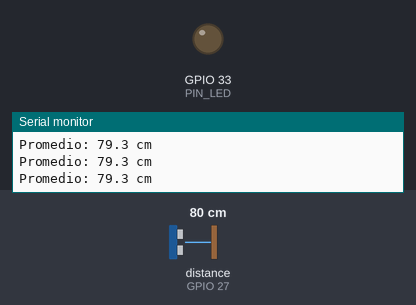
A sketch run on a simulated ESP32. Shown: output pins drawn as LEDs (lit = HIGH), the last lines printed to the serial monitor. Wiring (inferred from the names in the program): ultrasonic range finder: trigger GPIO 26; echo GPIO 27. The inputs (shaded band) are chosen by the test bench; at power-on: distance to the obstacle (sensor on GPIO 27) 80 cm. The echo pulse lasts 58.3 µs per cm; pins used as bus, display or sensor lines are not drawn.

Above: at 5.2 s.
5.3 s: distance to the obstacle (sensor on GPIO 27) set to 7 cm
8.3 s: distance to the obstacle (sensor on GPIO 27) set to 4 cm
At 9.9 s:
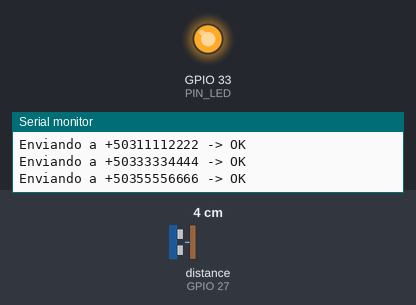
Timing chart, 0 to 11.4 s (numbered marks = the images above; inputs shaded):
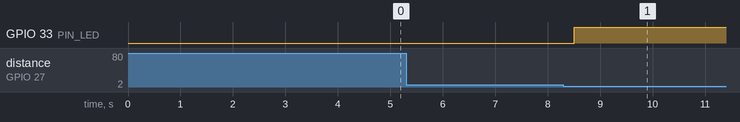

Measured:
- the behaviour switches between 6 and 5 cm on distance to the obstacle (sensor on GPIO 27) (found by bisection; images 0 and 1)

The sketch:

sis_alerta_inundaciones.ino
```cpp
#define TINY_GSM_MODEM_SIM800
#include <TinyGsmClient.h>

// --- 1. DESTINATARIOS DE SMS ---
const char* NUMEROS_DESTINO[] = {
  "+50311112222", // Número 1
  "+50333334444", // Número 2 (Opcional)
  "+50355556666"  // Número 3 (Opcional)
};
const int TOTAL_DESTINOS = sizeof(NUMEROS_DESTINO) / sizeof(NUMEROS_DESTINO[0]);

// Configuración del puerto serie para el SIM800
HardwareSerial SerialGSM(1);
TinyGsm modem(SerialGSM);

// Definiendo pines a utilizar del ESP32
#define SIM800_RX 16
#define SIM800_TX 17
#define PIN_TRIG 26
#define PIN_ECHO 27
#define PIN_LED 33

// Definiendo limites y tiempos de respuestas
#define DISTANCIA_ALERTA 20
#define DISTANCIA_MAXIMA 400
#define DISTANCIA_MINIMA 2
#define NUMERO_LECTURAS 5
#define LECTURAS_CONSECUTIVAS 3
#define TIMEOUT_SENSOR 30000
#define INTERVALO_LECTURA 500

// Declarando las variables globales
float lecturas[NUMERO_LECTURAS];
int indice_lectura = 0;
int contador_alarma = 0;
bool alarma_activa = false;
float ultima_distancia = 0;
float ultimo_promedio = 0;
unsigned long ultima_lectura = 0;

// Declarando funciones
void inicializarModem();
void enviarSMS(String mensaje);
float medirDistancia();
void procesarLectura(float distancia);
float calcularPromedio();
void activarAlarma();
void desactivarAlarma();

void setup() {
  Serial.begin(115200);
  delay(1000);

  pinMode(PIN_TRIG, OUTPUT);
  pinMode(PIN_ECHO, INPUT);
  pinMode(PIN_LED, OUTPUT);
  digitalWrite(PIN_LED, LOW);

  Serial.println("Sistema de alarma de inundaciones (Modo SMS) iniciado");

  // Inicializar array de lecturas
  for (int i = 0; i < NUMERO_LECTURAS; i++) {
    lecturas[i] = -1;
  }

  inicializarModem();

  Serial.println("\nSistema iniciado y vigilando\n");
}

void loop() {
  // Lógica del sensor ultrasónico
  unsigned long t = millis();
  if (t - ultima_lectura >= INTERVALO_LECTURA) {
    ultima_lectura = t;
    float distancia = medirDistancia();

    if (distancia > 0) {
      procesarLectura(distancia);
      ultima_distancia = distancia;
    } else {
      Serial.println("Lectura inválida o fuera de rango");
    }
  }
}

// Función para inicializar y esperar la red GSM
void inicializarModem() {
  Serial.println("\nIniciando configuración del módem SIM800...");

  // Iniciar puerto serial del GSM
  SerialGSM.begin(9600, SERIAL_8N1, SIM800_RX, SIM800_TX);
  delay(3000);

  Serial.println("Reiniciando módem...");
  modem.restart();
  String modemInfo = modem.getModemInfo();
  Serial.print("Info del Modem: ");
  Serial.println(modemInfo);

  Serial.print("Esperando red GSM (2G)...");
  if (!modem.waitForNetwork()) {
    Serial.println(" fallo. No se detectó red GSM.");
    return;
  }
  Serial.println(" Red detectada.");
}

// Función que recorre la lista de números y envía el SMS
void enviarSMS(String mensaje) {
  Serial.println("--- Iniciando envío de SMS a múltiples números ---");
  for (int i = 0; i < TOTAL_DESTINOS; i++) {
    const char* numero = NUMEROS_DESTINO[i];

    Serial.print("Enviando a ");
    Serial.print(numero);

    bool enviado = modem.sendSMS(numero, mensaje);

    if (enviado) {
      Serial.println(" -> OK");
    } else {
      Serial.println(" -> FALLÓ (Saldo o cobertura).");
    }
    delay(500); // Pequeña pausa entre envíos
  }
}

// Función que obtiene la distancia
float medirDistancia() {
  digitalWrite(PIN_TRIG, LOW);
  delayMicroseconds(2);
  digitalWrite(PIN_TRIG, HIGH);
  delayMicroseconds(10);
  digitalWrite(PIN_TRIG, LOW);

  long duracion = pulseIn(PIN_ECHO, HIGH, TIMEOUT_SENSOR);
  if (duracion == 0) {
    return -1;
  }
  float distancia = duracion * 0.034 / 2;
  if (distancia < DISTANCIA_MINIMA || distancia > DISTANCIA_MAXIMA) {
    return -1;
  }
  return distancia;
}

// Función que sirve para procesar las lecturas
void procesarLectura(float distancia) {
  // Lógica de promedio, idéntica a la versión anterior para estabilidad
  lecturas[indice_lectura] = distancia;
  indice_lectura = (indice_lectura + 1) % NUMERO_LECTURAS;
  float promedio = calcularPromedio();

  if (promedio > 0) {
    ultimo_promedio = promedio;
    Serial.print("Promedio: ");
    Serial.print(promedio, 1);
    Serial.println(" cm");
  }


  if (promedio > 0 && promedio <= DISTANCIA_ALERTA) {
    contador_alarma++;

    if (contador_alarma >= LECTURAS_CONSECUTIVAS && !alarma_activa) {
      activarAlarma();
    }
  } else {
    if (contador_alarma > 0) {
      contador_alarma--;
    }
    if (contador_alarma == 0 && alarma_activa) {
      desactivarAlarma();
    }
  }
}

// Función para calcular el promedio (sin cambios)
float calcularPromedio() {
  float suma = 0;
  int validas = 0;

  for (int i = 0; i < NUMERO_LECTURAS; i++) {
    if (lecturas[i] > 0) {
      suma += lecturas[i];
      validas++;
    }
  }
  return (validas == 0) ? -1 : (suma / validas);
}

// Función para activar alarma (envía SMS a todos)
void activarAlarma() {
  alarma_activa = true;
  digitalWrite(PIN_LED, HIGH);
  Serial.println("\n>>> ¡ALERTA DE INUNDACIÓN! <<<");

  String msj = "ALERTA ROJA: Riesgo de inundacion. Nivel critico a " + String(ultima_distancia, 1) + " cm.";
  enviarSMS(msj);
}

// Función para desactivar alarma (envía SMS a todos)
void desactivarAlarma() {
  alarma_activa = false;
  digitalWrite(PIN_LED, LOW);
  Serial.println("\n>>> Situación normalizada <<<");

  String msj = "AVISO: El nivel de agua ha bajado. Situacion normalizada.";
  enviarSMS(msj);
}
```
